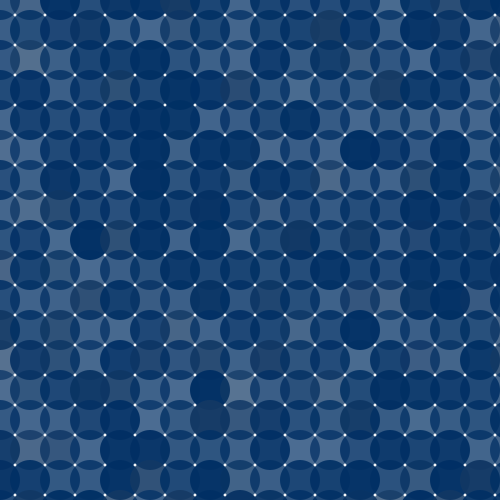
Frame 1 (no input)
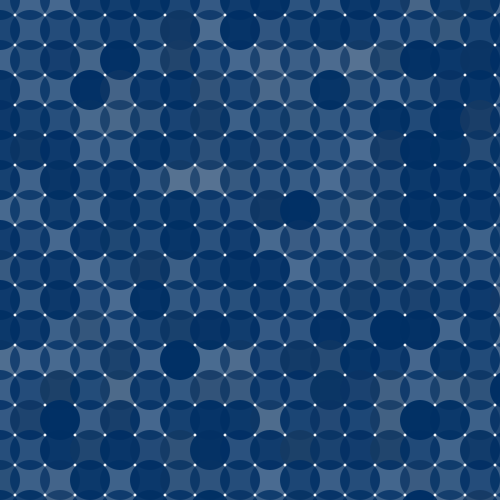
Frame 60 (the mouse pressed at the canvas centre just before this capture)
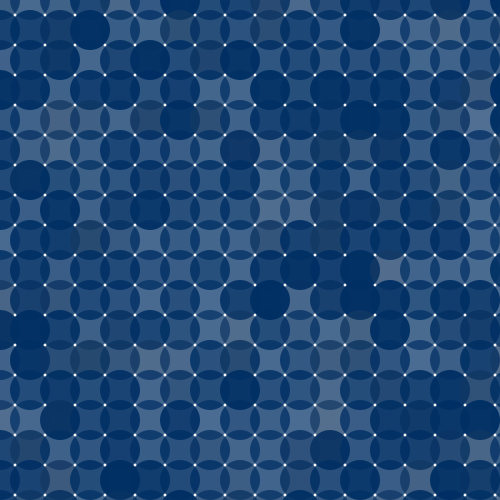
Frame 120 (the mouse held since frame 60 and released just before this capture)

The Processing sketch that drew these frames (run headless with seeded random() and noise(); from frame 60 on, the mouse is pressed at the canvas centre):

// Processing sketch: processing_166727
// ── processing_166727.pde

int x = 0;
int y = 0;
void setup(){
  size(500,500);
  frameRate(5);
  colorMode(HSB);
}
void draw(){
  background(255);
  noStroke();
       
  for (x = 0; x < height+50; x=x+30){
    for(y = 0; y < width+50; y=y+30){
  fill(150,random(200,360),100,random(180,255));  
    ellipse(x,y,40,40);
 
    }
   
  }  
    
}
